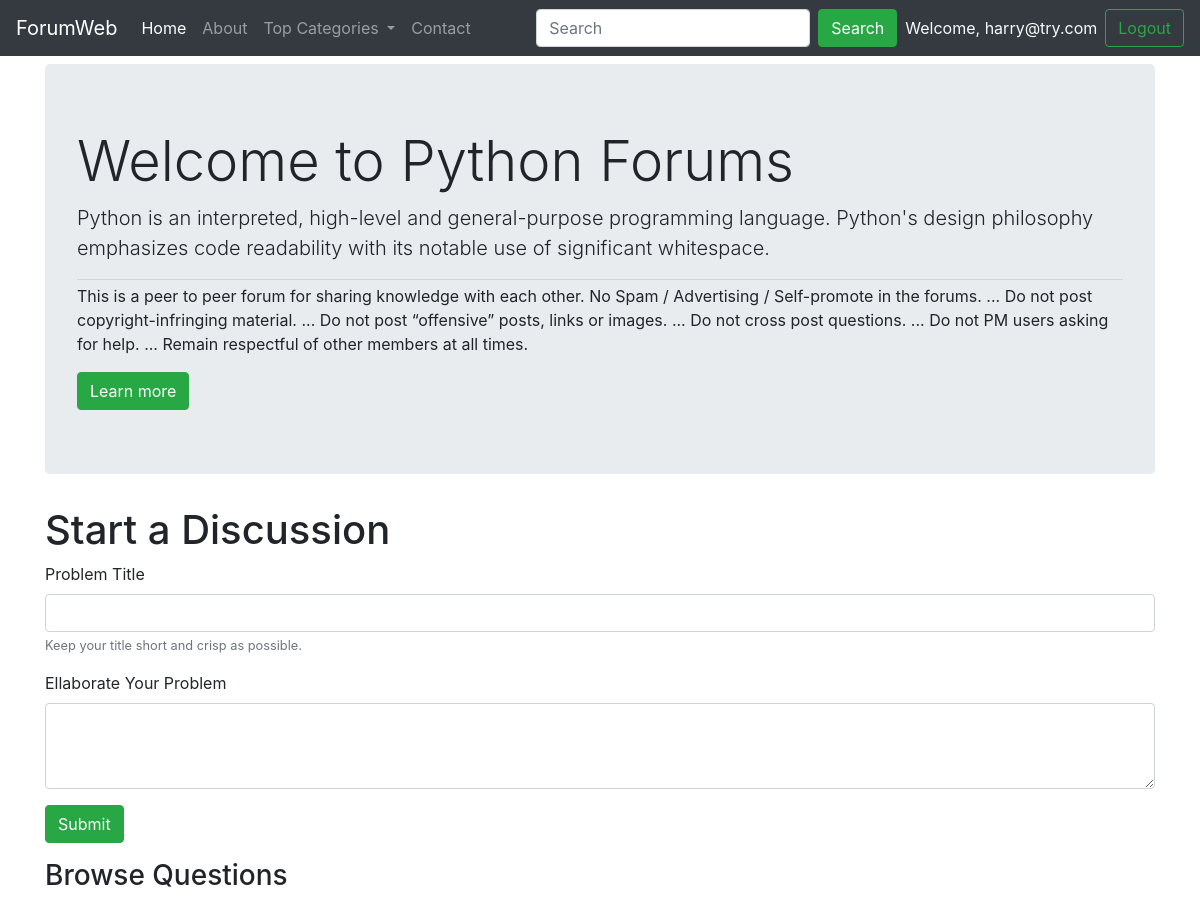
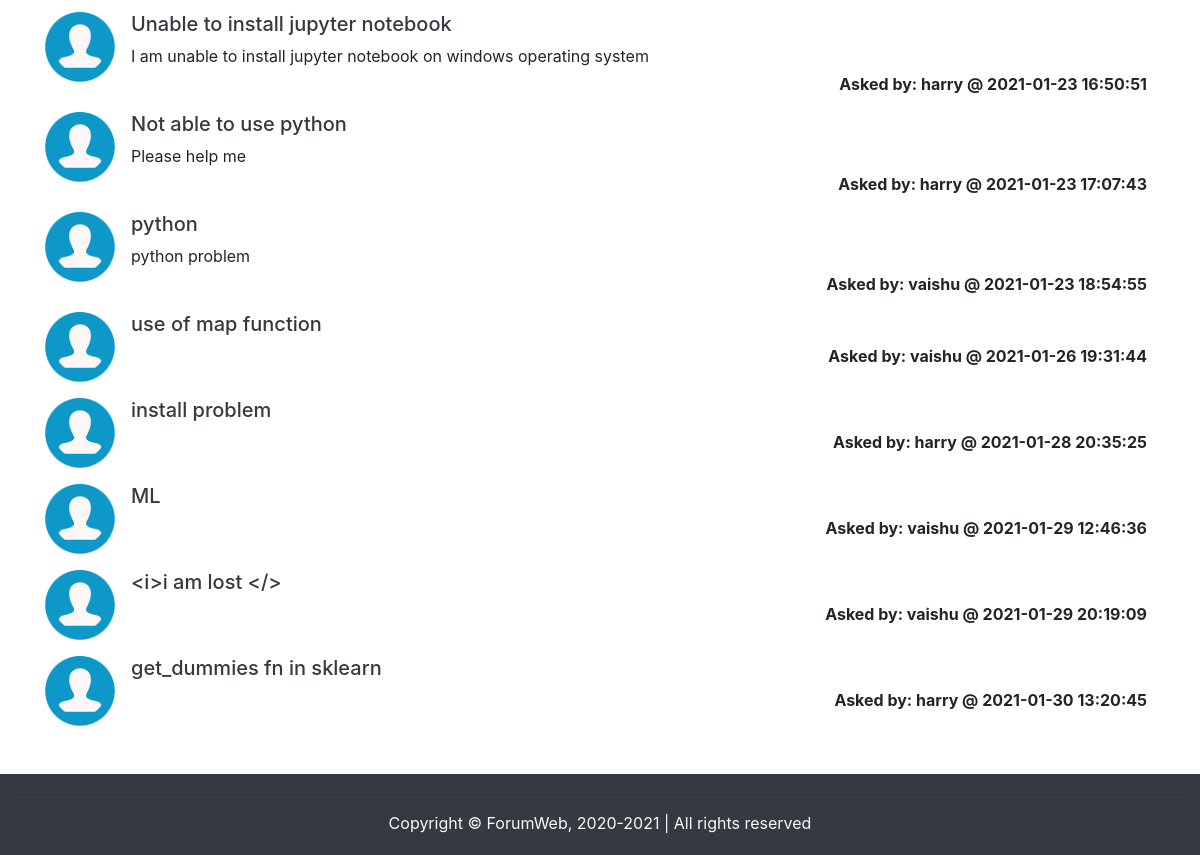
The app's page /threadlist.php?cat_id=1 (signed in) with its own data (2 pictures, top to bottom).
### tables this page shows
CREATE TABLE `categories` (
  `category_id` int(8) NOT NULL,
  `name` varchar(50) NOT NULL,
  `description` varchar(255) NOT NULL,
  `created_at` datetime NOT NULL DEFAULT current_timestamp()
);

CREATE TABLE `threads` (
  `thread_id` int(11) NOT NULL,
  `title` varchar(255) NOT NULL,
  `description` text NOT NULL,
  `user_id` int(11) NOT NULL,
  `category_id` int(11) NOT NULL,
  `timestamp` datetime NOT NULL DEFAULT current_timestamp()
);

CREATE TABLE `users` (
  `user_id` int(11) NOT NULL,
  `name` varchar(30) NOT NULL,
  `email` varchar(30) NOT NULL,
  `password` varchar(255) NOT NULL,
  `created_at` datetime NOT NULL DEFAULT current_timestamp()
);

### threadlist.php (the view, shortened to what this page needs)
<!doctype html>
<html lang="en">
<head>
    <link rel="stylesheet" href="https://cdn.jsdelivr.net/npm/bootstrap@4.6.0/dist/css/bootstrap.min.css"
>
</head>
<body>
    <?php
    require"partials/_header.php";
    $cat_id=$_GET['cat_id'];
    $sql="select * from categories where category_id=".$cat_id;
    $result=mysqli_query($conn,$sql);
    $row=mysqli_fetch_assoc($result);
    ?>
    <div class="container my-2">
        <div class="jumbotron">
            <h1 class="display-4">Welcome to <?php echo $row['name']?> Forums</h1>
            <p class="lead"><?php echo $row['description']?></p>
            <hr class="my-1">
            <p>This is a peer to peer forum for sharing knowledge with each other. No Spam / Advertising / Self-promote
                in the forums. ...
                Do not post copyright-infringing material. ...
                Do not post “offensive” posts, links or images. ...
                Do not cross post questions. ...
                Do not PM users asking for help. ...
                Remain respectful of other members at all times.</p>
            <button class="btn btn-success">Learn more</button>
        </div>
    </div>
    <?php
    if(isset($_SESSION['loggedin'])&& $_SESSION['loggedin']==true){
    echo '<div class="container my-2">
        <h1>Start a Discussion</h1>
        <form action="'.$_SERVER["REQUEST_URI"].'" method="post">
            <div class="form-group">
                <label for="exampleInputEmail1">Problem Title</label>
                <input type="text" name="title" class="form-control" id="exampleInputEmail1"
                    aria-describedby="emailHelp">
                <small id="emailHelp" class="form-text text-muted">Keep your title short and crisp as possible.</small>
            </div>
            <div class="form-group">
                <label for="exampleFormControlTextarea1">Ellaborate Your Problem</label>
                <textarea name="desc" class="form-control" id="exampleFormControlTextarea1" rows="3"></textarea>
            </div>
            <button type="submit" class="btn btn-success">Submit</button>
        </form>
        </div>';
    }
    else{
        echo '<div class="container my-2">
        <h2>Start a Discussion</h2>
            <p class="lead">You are not logged in. You need to login to start a discussion.</p>
        </div>';
    }
    ?>
    <div class="container my-3 mb-5" id="browse">
        <h3>Browse Questions</h3>
        <?php
        $sql="select * from threads where category_id=".$cat_id;
        $result=mysqli_query($conn,$sql);
        while($row=mysqli_fetch_assoc($result))
        {
            $sql2='select name from users where user_id='.$row['user_id'];
            $result2=mysqli_query($conn,$sql2);
            $row2=mysqli_fetch_assoc($result2);
            echo '<div class="media my-3">
            <img src="img/user.png" width="70px" height="70px" class="mr-3" alt="user">
            <div class="media-body">
                <h5 class="mt-0"><a href="thread.php?thread_id='.$row['thread_id'].'" class="text-dark">'.$row['title'].'</a></h5>
                <p class="my-0 mb-1">'.$row['description'].'</p>
                <p class="font-weight-bold float-right m-0 mr-2">Asked by: '.$row2['name'].' @ '.$row['timestamp'].'</p>
            </div>
            </div>';
        }
        ?>
    </div>
    <?php require"partials/_footer.php"?>
</body>
</html>

### threadlist.php (style rules this page uses)
#browse { min-height: 150px; }

### records on screen
categories: name "Python", description "Python is an interpreted, high-level and general-purpose programming language. Python's design philosophy emphasizes code readability with its notable use of significant whitespace."
threads: title "Unable to install jupyter notebook", description "I am unable to install jupyter notebook on windows operating system", user.name "harry", timestamp "2021-01-23 16:50:51"
threads: title "Not able to use python", description "Please help me", user.name "harry", timestamp "2021-01-23 17:07:43"
threads: title "python", description "python problem", user.name "vaishu", timestamp "2021-01-23 18:54:55"
threads: title "use of map function", user.name "vaishu", timestamp "2021-01-26 19:31:44"
threads: title "install problem", user.name "harry", timestamp "2021-01-28 20:35:25"
threads: title "ML", user.name "vaishu", timestamp "2021-01-29 12:46:36"
threads: title "<i>i am lost </>", user.name "vaishu", timestamp "2021-01-29 20:19:09"
threads: title "get_dummies fn in sklearn", user.name "harry", timestamp "2021-01-30 13:20:45"

### other values on screen
$_SESSION['username'] "harry@try.com"
